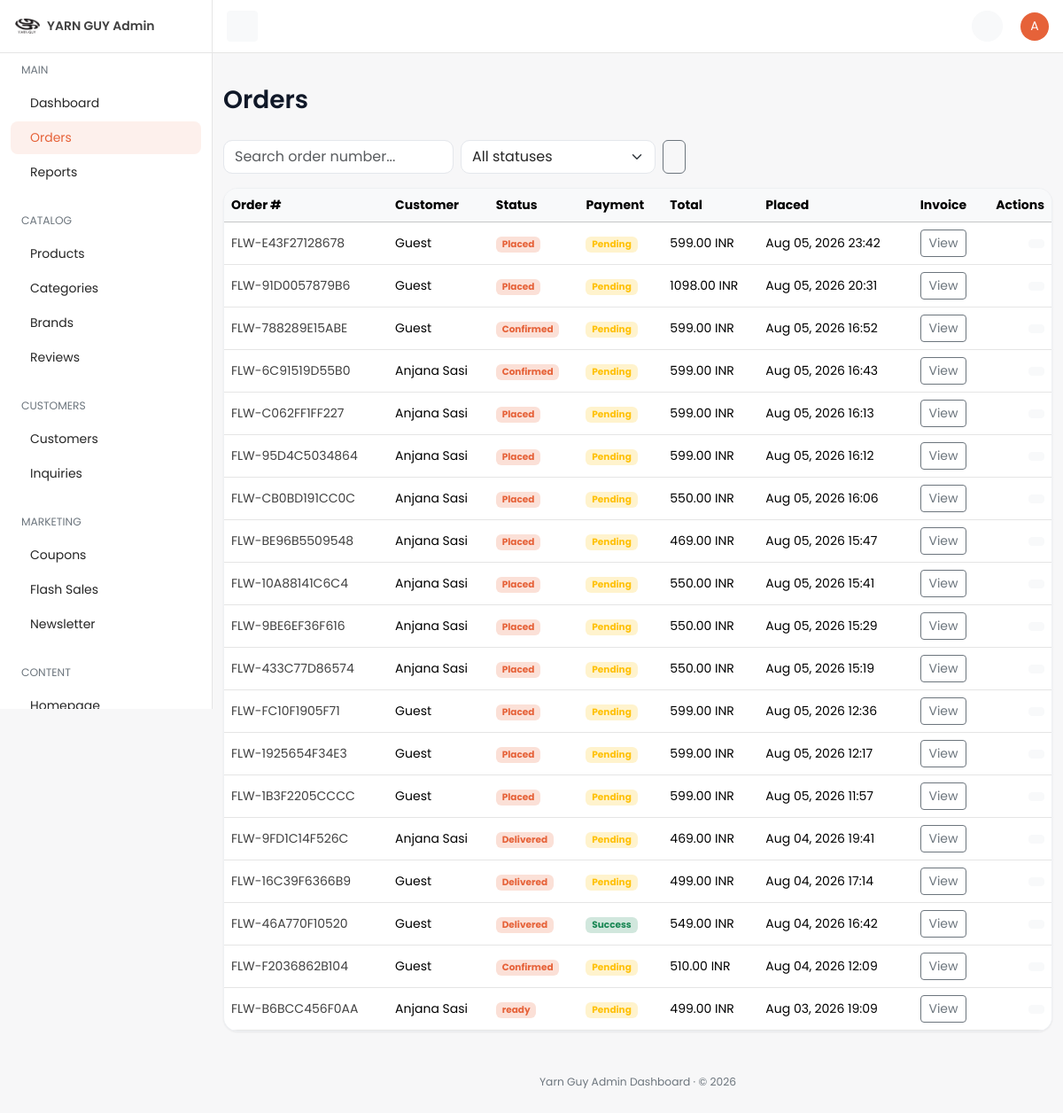
/dashboard/orders/ (signed in), run on an earlier commit of the app's database.
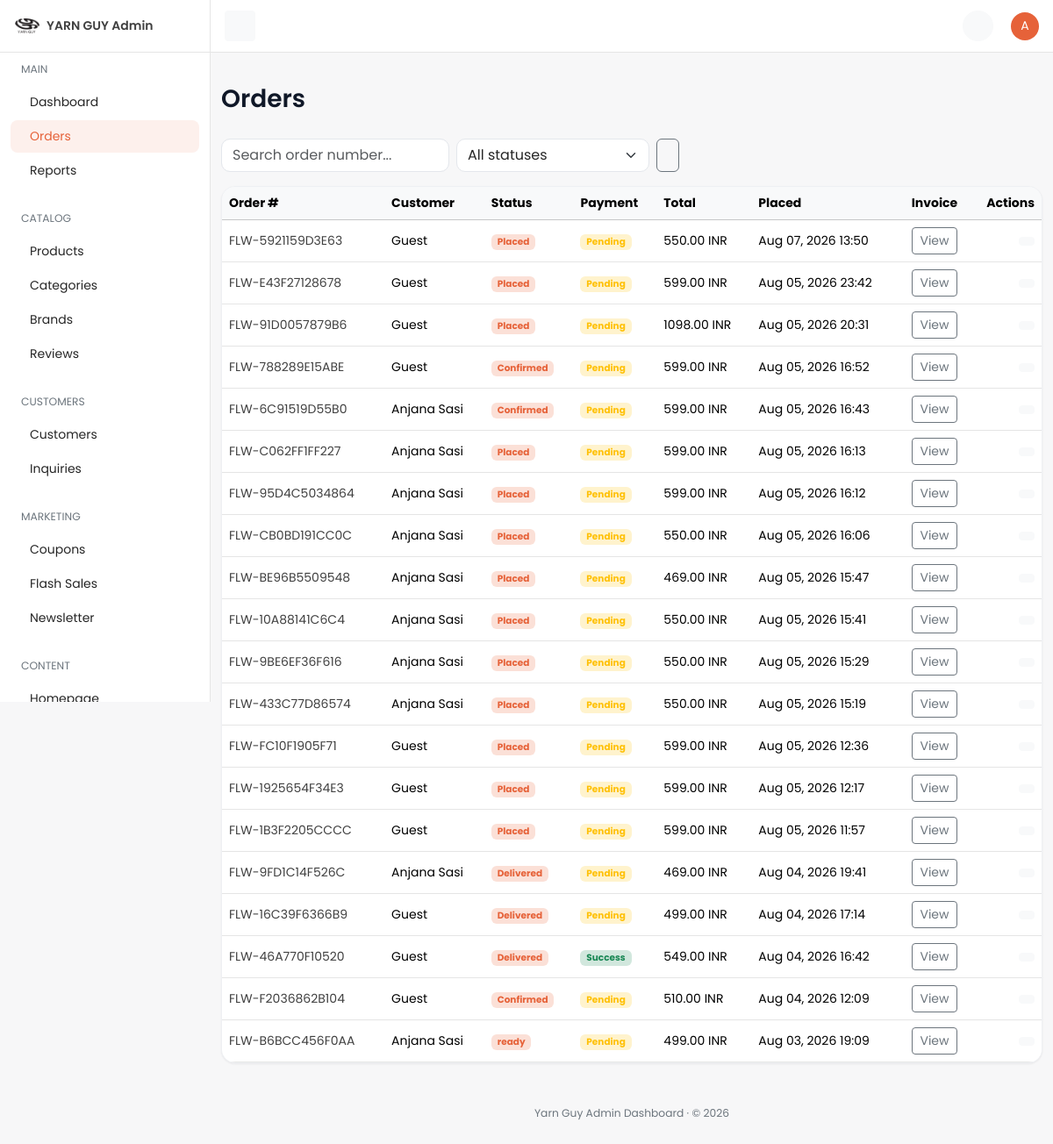
And on a later commit of the database.
### orders/models.py (models this page shows, shortened)
class Order(TimeStampedModel):
    customer_profile = models.ForeignKey(
        "accounts.CustomerProfile",
        on_delete=models.CASCADE,
        related_name="orders",
        null=True,
        blank=True,
        verbose_name="Customer profile",
        help_text="Owner of this order; null for guest checkout.",
    )
    cart = models.ForeignKey(
        "cart.Cart",
        on_delete=models.SET_NULL,
        null=True,
        blank=True,
        related_name="orders",
        verbose_name="Source cart",
    )
    order_number = models.CharField(
        max_length=32,
        unique=True,
        db_index=True,
        verbose_name="Order number",
        help_text="Human-readable unique order reference.",
    )
    idempotency_key = models.CharField(
        max_length=64,
        unique=True,
        null=True,
        blank=True,
        db_index=True,
        verbose_name="Idempotency key",
        help_text="Client-supplied key preventing duplicate order creation.",
    )
    order_status = models.CharField(
        max_length=20,
        choices=OrderStatus.choices,
        default=OrderStatus.PLACED,
        db_index=True,
        verbose_name="Order status",
    )
    delivery_date = models.DateField(
        null=True,
        blank=True,
        verbose_name="Delivery date",
        db_index=True,
    )
    subtotal = models.DecimalField(max_digits=12, decimal_places=2, default=0)
    coupon_discount = models.DecimalField(max_digits=12, decimal_places=2, default=0)
    delivery_charge = models.DecimalField(max_digits=12, decimal_places=2, default=0)
    total_amount = models.DecimalField(
        max_digits=12,
        decimal_places=2,
        verbose_name="Total amount",
        help_text="Order total in the customer's checkout currency.",
    )
    currency = models.ForeignKey(
        "core.Currency",
        on_delete=models.PROTECT,
        null=True,
        blank=True,
        related_name="orders",
        verbose_name="Currency",
    )
    delivery_address_snapshot = models.JSONField(
        default=dict,
        verbose_name="Delivery address snapshot",
    )
    invoice_details = models.JSONField(default=dict, verbose_name="Invoice details")
    class Meta:
        verbose_name = "Order"
        verbose_name_plural = "Orders"
        indexes = [
            models.Index(
                fields=["customer_profile", "-created_at"],
                name="ord_customer_created_idx",
            ),
            models.Index(fields=["order_status"], name="orders_order_status_idx"),
            models.Index(fields=["idempotency_key"], name="orders_idempotency_key_idx"),
        ]
        ordering = ["-created_at"]
    @property
    def payment_status_display(self) -> str:
        tx = self.payment_transactions.filter(status="success").last()
        if not tx:
            tx = self.payment_transactions.last()
        if not tx:
            return "Unknown"
        return tx.get_status_display()

### payments/models.py (models this page shows, shortened)
class PaymentTransaction(TimeStampedModel):
    order = models.ForeignKey(
        "orders.Order",
        on_delete=models.CASCADE,
        related_name="payment_transactions",
        verbose_name="Order",
    )
    gateway_key = models.CharField(max_length=40, db_index=True, verbose_name="Gateway key")
    amount = models.DecimalField(max_digits=12, decimal_places=2, verbose_name="Amount")
    currency = models.ForeignKey(
        "core.Currency",
        on_delete=models.PROTECT,
        related_name="payment_transactions",
        verbose_name="Currency",
    )
    status = models.CharField(
        max_length=20,
        choices=PaymentStatus.choices,
        default=PaymentStatus.PENDING,
        db_index=True,
        verbose_name="Status",
    )
    external_intent_id = models.CharField(
        max_length=120,
        blank=True,
        db_index=True,
        verbose_name="External intent ID",
    )
    external_transaction_id = models.CharField(
        max_length=120,
        blank=True,
        verbose_name="External transaction ID",
    )
    metadata = models.JSONField(default=dict, verbose_name="Metadata")
    class Meta:
        verbose_name = "Payment transaction"
        verbose_name_plural = "Payment transactions"
        indexes = [
            models.Index(fields=["order", "status"], name="pay_tx_order_status_idx"),
            models.Index(fields=["gateway_key", "status"], name="pay_tx_gateway_status_idx"),
        ]

### core/models.py (models this page shows, shortened)
class TimeStampedModel(models.Model):
    created_at = models.DateTimeField(
        auto_now_add=True,
        db_index=True,
        verbose_name="Created at",
        help_text="Timestamp when this record was first created.",
    )
    updated_at = models.DateTimeField(
        auto_now=True,
        db_index=True,
        verbose_name="Updated at",
        help_text="Timestamp when this record was last modified.",
    )
    class Meta:
        abstract = True

class Currency(TimeStampedModel):
    code = models.CharField(
        max_length=3,
        unique=True,
        db_index=True,
        verbose_name="Currency code",
        help_text="ISO 4217 currency code, e.g. QAR or USD.",
    )
    symbol = models.CharField(
        max_length=8,
        verbose_name="Symbol",
        help_text="Display symbol shown alongside prices, e.g. ر.ق or $.",
    )
    exchange_rate_to_base = models.DecimalField(
        max_digits=18,
        decimal_places=8,
        verbose_name="Exchange rate to base",
        help_text="Multiplier to convert this currency into the platform base currency.",
    )
    is_default = models.BooleanField(
        default=False,
        db_index=True,
        verbose_name="Is default",
        help_text="When True, this currency is the storefront default.",
    )
    is_active = models.BooleanField(
        default=True,
        db_index=True,
        verbose_name="Is active",
        help_text="When False, this currency is hidden/inactive on the storefront.",
    )
    class Meta:
        verbose_name = "Currency"
        verbose_name_plural = "Currencies"
        indexes = [
            models.Index(fields=["is_default"], name="core_currency_is_default_idx"),
        ]

### accounts/models.py (models this page shows, shortened)
class CustomerProfile(TimeStampedModel):
    user = models.OneToOneField(
        settings.AUTH_USER_MODEL,
        on_delete=models.CASCADE,
        related_name="customer_profile",
        verbose_name="User",
        help_text="Linked Django auth user.",
    )
    phone = models.CharField(
        max_length=20,
        blank=True,
        db_index=True,
        verbose_name="Phone number",
        help_text="Customer mobile number used for OTP login.",
    )
    phone_verified = models.BooleanField(
        default=False,
        verbose_name="Phone verified",
        help_text="True after a successful OTP verification for this phone.",
    )
    preferred_language = models.CharField(
        max_length=5,
        choices=settings.LANGUAGES,
        default=settings.LANGUAGE_CODE,
        verbose_name="Preferred language",
        help_text="Customer's preferred storefront language.",
    )
    preferred_currency = models.ForeignKey(
        "core.Currency",
        on_delete=models.PROTECT,
        related_name="customer_profiles",
        verbose_name="Preferred currency",
        help_text="Currency used to display prices for this customer.",
    )
    date_of_birth = models.DateField(
        null=True,
        blank=True,
        verbose_name="Date of birth",
        help_text="Optional date of birth for personalization.",
    )
    default_address = models.ForeignKey(
        "accounts.Address",
        on_delete=models.SET_NULL,
        null=True,
        blank=True,
        related_name="+",
        verbose_name="Default address",
        help_text="Customer's primary delivery address.",
    )
    notify_via_email = models.BooleanField(
        default=True,
        verbose_name="Email notifications",
        help_text="Receive order updates via email.",
    )
    notify_via_sms = models.BooleanField(
        default=True,
        verbose_name="SMS notifications",
        help_text="Receive order updates via SMS.",
    )
    notify_via_whatsapp = models.BooleanField(
        default=False,
        verbose_name="WhatsApp notifications",
        help_text="Receive order updates via WhatsApp.",
    )
    class Meta:
        verbose_name = "Customer profile"
        verbose_name_plural = "Customer profiles"
        indexes = [
            models.Index(fields=["phone"], name="accounts_profile_phone_idx"),
        ]
    def __str__(self) -> str:
        return self.user.get_full_name() or self.user.email or str(self.pk)

### dashboard/views/orders.py (the view)
# urls.py: path("orders/", orders.order_list, name="order-list"),
@dashboard_required
@require_http_methods(["GET"])
def order_list(request: HttpRequest) -> HttpResponse:
    qs = Order.objects.select_related("customer_profile__user", "currency").order_by("-created_at")
    status = request.GET.get("status", "").strip()
    if status:
        qs = qs.filter(order_status=status)
    query = request.GET.get("q", "").strip()
    if query:
        qs = qs.filter(order_number__icontains=query)
    paginator = Paginator(qs, 25)
    page_obj = paginator.get_page(request.GET.get("page"))
    params = request.GET.copy()
    params.pop("page", None)
    context = {
        "nav_section": "orders",
        "page_title": "Orders",
        "page_obj": page_obj,
        "objects": page_obj.object_list,
        "statuses": OrderStatus.choices,
        "current_status": status,
        "search_query": query,
        "querystring": params.urlencode(),
    }
    return render(request, "dashboard/orders/list.html", context)

### cart/selectors.py (called while the page is built, shortened)
def get_cart_for_request(*, request: HttpRequest) -> Optional[Cart]:
    if hasattr(request, _CART_CACHE_ATTR):
        return getattr(request, _CART_CACHE_ATTR)
    if not request.session.session_key:
        request.session.create()
    session_key = request.session.session_key
    cart = None
    if request.user.is_authenticated and hasattr(request.user, "customer_profile"):
        cart = (
            Cart.objects.filter(customer_profile=request.user.customer_profile)
            .select_related("currency")
            .first()
        )
    if cart is None and session_key:
        cart = (
            Cart.objects.filter(session_key=session_key)
            .select_related("currency")
            .first()
        )
    setattr(request, _CART_CACHE_ATTR, cart)
    return cart

def get_cart_item_count(*, cart: Cart | None) -> int:
    if cart is None:
        return 0
    total = CartItem.objects.filter(cart=cart).aggregate(total=Sum("quantity"))["total"]
    return int(total or 0)

def get_cart_count(*, request: HttpRequest) -> int:
    cart = get_cart_for_request(request=request)
    return get_cart_item_count(cart=cart)

### dashboard/templates/dashboard/orders/list.html (shortened to what this page needs)
{% extends "dashboard/base.html" %}
{% block page_title %}Orders{% endblock %}
{% block content %}
<div class="row">
  <div class="col-12">
    <form method="get" class="d-flex gap-2 mb-3 flex-wrap">
      <input type="text" name="q" value="{{ search_query }}" class="form-control" style="max-width: 260px;" placeholder="Search order number..." />
      <select name="status" class="form-select" style="max-width: 220px;" onchange="this.form.submit()">
        <option value="">All statuses</option>
      </select>
      <button type="submit" class="btn btn-outline-secondary"></button>
    </form>
    <div class="card table-responsive">
      <table class="table mb-0 text-nowrap table-hover align-middle">
        <thead class="table-light">
          <tr><th>Order #</th><th>Customer</th><th>Status</th><th>Payment</th><th>Total</th><th>Placed</th><th class="text-center">Invoice</th><th class="text-end">Actions</th></tr>
        </thead>
        <tbody>
          {% for order in objects %}
          <tr>
            <td><a href="{% url 'dashboard:order-detail' order.pk %}">{{ order.order_number }}</a></td>
            <td>
              {% if order.cart and not order.cart.customer_profile %}
                Guest
              {% else %}
                {{ order.customer_profile|default:"Guest" }}
              {% endif %}
            </td>
            <td><span class="badge bg-primary-subtle text-primary">{{ order.get_order_status_display }}</span></td>
            <td>
              {% if order.payment_status_display == 'Success' or order.payment_status_display == 'Paid' %}
              <span class="badge bg-success-subtle text-success">{{ order.payment_status_display }}</span>
              {% elif order.payment_status_display == 'Failed' %}
              <span class="badge bg-danger-subtle text-danger">{{ order.payment_status_display }}</span>
              {% else %}
              <span class="badge bg-warning-subtle text-warning">{{ order.payment_status_display }}</span>
              {% endif %}
            </td>
            <td>{{ order.total_amount|floatformat:2 }} {% if order.currency %}{{ order.currency.code }}{% endif %}</td>
            <td>{{ order.created_at|date:"M d, Y H:i" }}</td>
            <td class="text-center">
              <a href="{% url 'dashboard:order-invoice' order.pk %}" class="btn btn-sm btn-outline-secondary" title="View Invoice" target="_blank"> View</a>
            </td>
            <td class="text-end">
              <a href="{% url 'dashboard:order-detail' order.pk %}" class="btn btn-sm btn-light" title="View Order"></a>
            </td>
          </tr>
          {% empty %}
          <tr><td colspan="8" class="text-center text-secondary py-5">No orders found.</td></tr>
          {% endfor %}
        </tbody>
      </table>
    </div>
  </div>
</div>
{% endblock %}

What changed in the data, as far as the page shows it:
added Order: order_number "FLW-5921159D3E63", shows "Guest", order_status "Placed", payment_status_display "Pending", total_amount "550.00", currency.code "INR", created_at "Aug 07, 2026 13:50"
